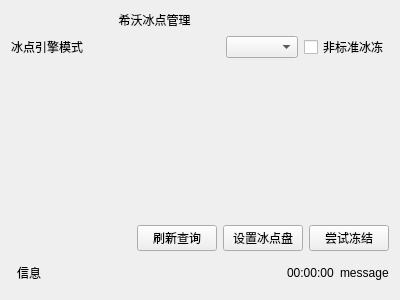
<?xml version="1.0" encoding="UTF-8"?>
<ui version="4.0">
 <class>HugoFreezePage</class>
 <widget class="QWidget" name="HugoFreezePage">
  <property name="geometry">
   <rect>
    <x>0</x>
    <y>0</y>
    <width>400</width>
    <height>300</height>
   </rect>
  </property>
  <property name="windowTitle">
   <string>Form</string>
  </property>
  <layout class="QGridLayout" name="gridLayout_2">
   <item row="12" column="4">
    <widget class="QLabel" name="m_labelTimeStamp">
     <property name="text">
      <string>00:00:00</string>
     </property>
    </widget>
   </item>
   <item row="7" column="1" rowspan="3" colspan="12">
    <layout class="QGridLayout" name="gridLayout_3">
     <item row="2" column="2">
      <widget class="QPushButton" name="m_btnSet">
       <property name="text">
        <string>设置冰点盘</string>
       </property>
      </widget>
     </item>
     <item row="2" column="0">
      <spacer name="horizontalSpacer_3">
       <property name="orientation">
        <enum>Qt::Orientation::Horizontal</enum>
       </property>
       <property name="sizeHint" stdset="0">
        <size>
         <width>40</width>
         <height>20</height>
        </size>
       </property>
      </spacer>
     </item>
     <item row="2" column="1">
      <widget class="QPushButton" name="m_btnRefresh">
       <property name="text">
        <string>刷新查询</string>
       </property>
      </widget>
     </item>
     <item row="2" column="3">
      <widget class="QPushButton" name="m_btnTry">
       <property name="text">
        <string>尝试冻结</string>
       </property>
      </widget>
     </item>
     <item row="1" column="0" colspan="4">
      <spacer name="verticalSpacer">
       <property name="orientation">
        <enum>Qt::Orientation::Vertical</enum>
       </property>
       <property name="sizeHint" stdset="0">
        <size>
         <width>20</width>
         <height>40</height>
        </size>
       </property>
      </spacer>
     </item>
    </layout>
   </item>
   <item row="0" column="1" colspan="12">
    <layout class="QGridLayout" name="gridLayout">
     <item row="1" column="1">
      <spacer name="horizontalSpacer">
       <property name="orientation">
        <enum>Qt::Orientation::Horizontal</enum>
       </property>
       <property name="sizeHint" stdset="0">
        <size>
         <width>40</width>
         <height>20</height>
        </size>
       </property>
      </spacer>
     </item>
     <item row="0" column="0" colspan="3">
      <widget class="QLabel" name="m_labelTitle">
       <property name="text">
        <string>希沃冰点管理</string>
       </property>
       <property name="alignment">
        <set>Qt::AlignmentFlag::AlignCenter</set>
       </property>
      </widget>
     </item>
     <item row="1" column="0">
      <widget class="QLabel" name="m_labelFreezeMode">
       <property name="text">
        <string>冰点引擎模式</string>
       </property>
      </widget>
     </item>
     <item row="1" column="2">
      <widget class="QComboBox" name="m_comboFreezeMode"/>
     </item>
     <item row="1" column="3">
      <widget class="QCheckBox" name="m_checkFreeze">
       <property name="text">
        <string>非标准冰冻</string>
       </property>
      </widget>
     </item>
    </layout>
   </item>
   <item row="12" column="2">
    <widget class="QLabel" name="label">
     <property name="text">
      <string>信息</string>
     </property>
    </widget>
   </item>
   <item row="3" column="1" rowspan="2" colspan="12">
    <widget class="QWidget" name="widget" native="true">
     <property name="minimumSize">
      <size>
       <width>0</width>
       <height>5</height>
      </size>
     </property>
     <layout class="QHBoxLayout" name="horizontalLayout_2">
      <item>
       <layout class="QGridLayout" name="m_layoutDisks"/>
      </item>
     </layout>
    </widget>
   </item>
   <item row="12" column="3">
    <spacer name="horizontalSpacer_2">
     <property name="orientation">
      <enum>Qt::Orientation::Horizontal</enum>
     </property>
     <property name="sizeHint" stdset="0">
      <size>
       <width>40</width>
       <height>20</height>
      </size>
     </property>
    </spacer>
   </item>
   <item row="12" column="5" colspan="8">
    <widget class="QLabel" name="m_labelMessage">
     <property name="text">
      <string>message</string>
     </property>
    </widget>
   </item>
  </layout>
 </widget>
 <resources/>
 <connections/>
</ui>
